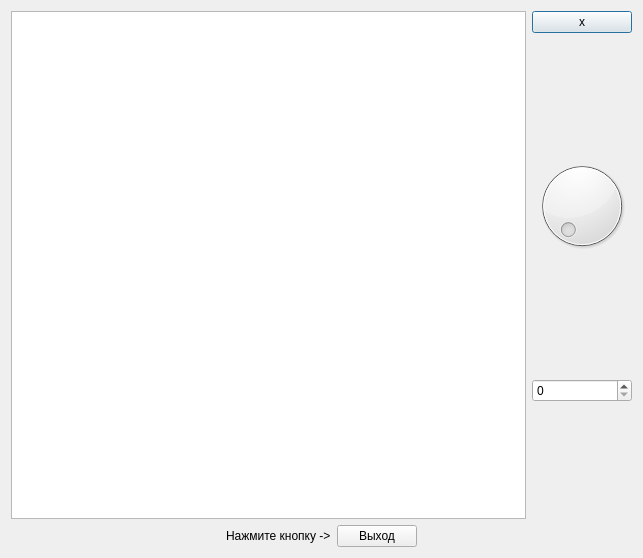
<?xml version="1.0" encoding="UTF-8"?>
<ui version="4.0">
 <class>Dialog</class>
 <widget class="QDialog" name="Dialog">
  <property name="geometry">
   <rect>
    <x>0</x>
    <y>0</y>
    <width>643</width>
    <height>558</height>
   </rect>
  </property>
  <property name="windowTitle">
   <string>Dialog</string>
  </property>
  <layout class="QVBoxLayout" name="verticalLayout_2">
   <item>
    <layout class="QHBoxLayout" name="horizontalLayout">
     <item>
      <widget class="QTextEdit" name="textEdit"/>
     </item>
     <item>
      <layout class="QVBoxLayout" name="verticalLayout">
       <item>
        <widget class="QPushButton" name="pushButton_2">
         <property name="text">
          <string>x</string>
         </property>
        </widget>
       </item>
       <item>
        <spacer name="verticalSpacer_2">
         <property name="orientation">
          <enum>Qt::Vertical</enum>
         </property>
         <property name="sizeHint" stdset="0">
          <size>
           <width>20</width>
           <height>40</height>
          </size>
         </property>
        </spacer>
       </item>
       <item>
        <widget class="QDial" name="dial"/>
       </item>
       <item>
        <spacer name="verticalSpacer">
         <property name="orientation">
          <enum>Qt::Vertical</enum>
         </property>
         <property name="sizeHint" stdset="0">
          <size>
           <width>20</width>
           <height>40</height>
          </size>
         </property>
        </spacer>
       </item>
       <item>
        <widget class="QSpinBox" name="spinBox"/>
       </item>
       <item>
        <spacer name="verticalSpacer_3">
         <property name="orientation">
          <enum>Qt::Vertical</enum>
         </property>
         <property name="sizeHint" stdset="0">
          <size>
           <width>20</width>
           <height>40</height>
          </size>
         </property>
        </spacer>
       </item>
      </layout>
     </item>
    </layout>
   </item>
   <item>
    <layout class="QHBoxLayout" name="horizontalLayout_2">
     <item>
      <spacer name="horizontalSpacer">
       <property name="orientation">
        <enum>Qt::Horizontal</enum>
       </property>
       <property name="sizeHint" stdset="0">
        <size>
         <width>40</width>
         <height>20</height>
        </size>
       </property>
      </spacer>
     </item>
     <item>
      <widget class="QLabel" name="label">
       <property name="text">
        <string>Нажмите кнопку -&gt;</string>
       </property>
      </widget>
     </item>
     <item>
      <widget class="QPushButton" name="pushButton">
       <property name="text">
        <string>Выход</string>
       </property>
      </widget>
     </item>
     <item>
      <spacer name="horizontalSpacer_2">
       <property name="orientation">
        <enum>Qt::Horizontal</enum>
       </property>
       <property name="sizeHint" stdset="0">
        <size>
         <width>40</width>
         <height>20</height>
        </size>
       </property>
      </spacer>
     </item>
    </layout>
   </item>
  </layout>
 </widget>
 <tabstops>
  <tabstop>textEdit</tabstop>
  <tabstop>dial</tabstop>
  <tabstop>spinBox</tabstop>
  <tabstop>pushButton</tabstop>
 </tabstops>
 <resources/>
 <connections>
  <connection>
   <sender>dial</sender>
   <signal>valueChanged(int)</signal>
   <receiver>spinBox</receiver>
   <slot>setValue(int)</slot>
   <hints>
    <hint type="sourcelabel">
     <x>568</x>
     <y>190</y>
    </hint>
    <hint type="destinationlabel">
     <x>549</x>
     <y>379</y>
    </hint>
   </hints>
  </connection>
  <connection>
   <sender>spinBox</sender>
   <signal>valueChanged(int)</signal>
   <receiver>dial</receiver>
   <slot>setValue(int)</slot>
   <hints>
    <hint type="sourcelabel">
     <x>608</x>
     <y>378</y>
    </hint>
    <hint type="destinationlabel">
     <x>607</x>
     <y>228</y>
    </hint>
   </hints>
  </connection>
  <connection>
   <sender>spinBox</sender>
   <signal>valueChanged(QString)</signal>
   <receiver>textEdit</receiver>
   <slot>append(QString)</slot>
   <hints>
    <hint type="sourcelabel">
     <x>569</x>
     <y>387</y>
    </hint>
    <hint type="destinationlabel">
     <x>501</x>
     <y>486</y>
    </hint>
   </hints>
  </connection>
  <connection>
   <sender>pushButton_2</sender>
   <signal>clicked()</signal>
   <receiver>Dialog</receiver>
   <slot>reject()</slot>
   <hints>
    <hint type="sourcelabel">
     <x>582</x>
     <y>26</y>
    </hint>
    <hint type="destinationlabel">
     <x>640</x>
     <y>20</y>
    </hint>
   </hints>
  </connection>
 </connections>
</ui>
